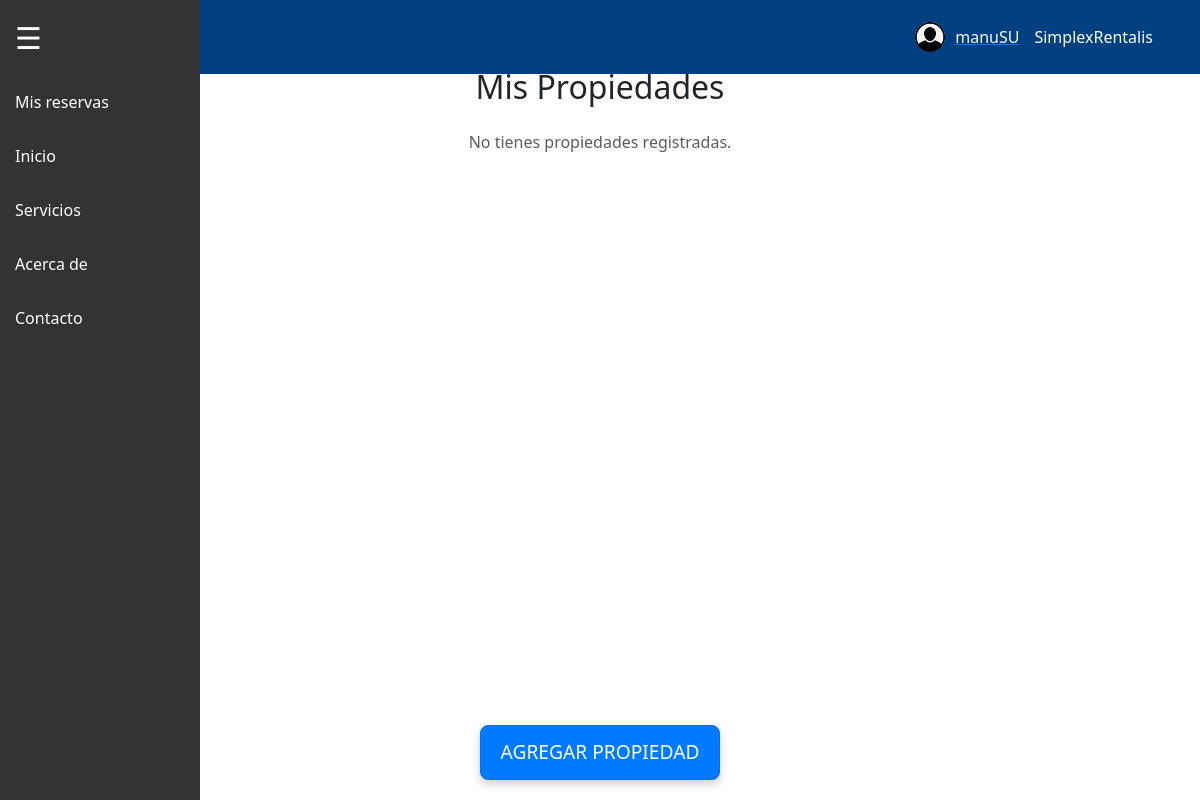
/mis_propiedades/ (signed in), run on an earlier commit of the app's database.
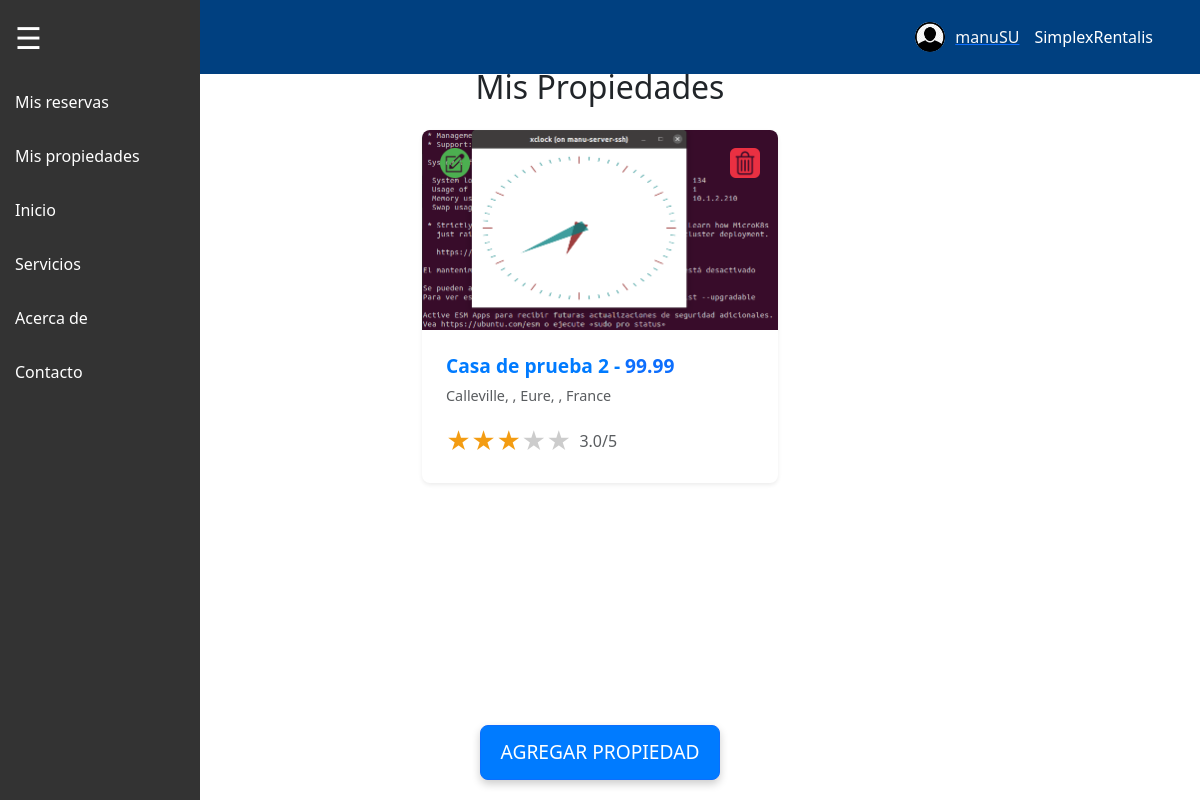
And on a later commit of the database.
### SimplexRentalisAPP/models.py (models this page shows, shortened)
class User(AbstractUser):
    email = models.EmailField(unique=True, max_length=254)
    telefono = models.CharField(unique=True, max_length=15, blank=True, null=True)
    fecha_nacimiento = models.DateField(null=True, blank=True)
    genero = models.CharField(
        max_length=10,
        choices=[('masculino', 'Masculino'), ('femenino', 'Femenino'), ('otro', 'Otro')],
        blank=True,
        null=True
    )
    avatar = models.ImageField(
        upload_to='avatars/',
        null=True,
        blank=True,
        default='defaults/default_avatar.png'  # Ruta del avatar por defecto
    )
    es_propietario = models.BooleanField(default=False)
    ultimo_acceso = models.DateTimeField(null=True, blank=True)
    groups = models.ManyToManyField(
        'auth.Group',
        related_name='custom_user_groups',
        blank=True
    )
    user_permissions = models.ManyToManyField(
        'auth.Permission',
        related_name='custom_user_permissions',
        blank=True
    )

class Propiedades(models.Model):
    id = models.AutoField(primary_key=True)
    nombre = models.CharField(max_length=100, blank=False, null=False)
    descripcion = models.TextField(max_length=3000, blank=True, null=True)
    direccion = models.CharField(max_length=300, blank=False, null=False)
    precio_noche = MoneyField(max_digits=10, decimal_places=2, blank=False, null=False, default_currency='EUR')
    propietario = models.ForeignKey('User', on_delete=models.CASCADE, related_name='propiedades', blank=False, null=False)
    calificacion = models.DecimalField(
        default=3.0,
        blank=False,
        null=False,
        max_digits=3,
        validators=[MinValueValidator(1), MaxValueValidator(5)],
        decimal_places=1
    )
    permite_mascotas = models.BooleanField(default=False)
    en_mantenimiento = models.BooleanField(default=False)
    capacidad_maxima = models.IntegerField(default=1, blank=False, null=False)
    cantidad_banos = models.IntegerField(default=1, blank=False, null=False)
    cantidad_dormitorios = models.IntegerField(default=1, blank=False, null=False)
    galeria = models.ForeignKey('Galeria', on_delete=models.CASCADE, related_name='propiedades_galeria', blank=True, null=True)
    class Meta:
        constraints = [
            models.UniqueConstraint(fields=['direccion', 'propietario'], name='unique_direccion_propietario')
        ]

class Galeria(models.Model):
    id = models.AutoField(primary_key=True)
    propiedad = models.ForeignKey('Propiedades', related_name='gallery_images', on_delete=models.CASCADE)
    imagen = models.ImageField(upload_to='propiedades/', null=False, blank=False)
    descripcion = models.CharField(max_length=255, blank=True, null=True)
    portada = models.BooleanField(default=False)  # Si es la imagen principal de la propiedad
    class Meta:
        verbose_name = 'Imagen de la propiedad'
        verbose_name_plural = 'Galería de imágenes de las propiedades'

### SimplexRentalisAPP/views.py (the view)
# urls.py: path('mis_propiedades/', views.propiedades_usuario, name='propiedades_usuario'),
@login_required
def propiedades_usuario(request):
    propiedades = Propiedades.objects.filter(propietario=request.user)
    estrellas = range(1, 6)
    for propiedad in propiedades:
        portada = propiedad.gallery_images.filter(portada=True).first()
        if not portada:
            portada = propiedad.gallery_images.first()
        propiedad.portada = portada
    return render(request, 'SimplexRentalisAPP/propiedades_usuario.html', {
        'propiedades': propiedades
    })

### SimplexRentalisAPP/templates/SimplexRentalisAPP/propiedades_usuario.html (shortened to what this page needs)
{% extends 'base.html' %}
{% load static %}
{% block content %}
<div class="container mt-5">
    <div class="position-relative mb-4">
        <h2 class="text-center m-0">Mis Propiedades</h2>
    </div>
    <div class="row justify-content-center">
        {% if propiedades %}
            {% for propiedad in propiedades %}
            <div class="col-12 col-md-6 col-lg-4 mb-4 d-flex align-items-stretch">
                <div class="propiedad-card-wrapper position-relative">
                    <div class="card-buttons">
                        <a href="{% url 'editar_propiedad' propiedad.pk %}" class="btn btn-edit">
                            <img src="{% static 'defaults/boton-editar.png' %}" alt="Editar" class="img-fluid">
                        </a>
                        <a href="javascript:void(0);" class="btn btn-delete" data-bs-toggle="modal" data-bs-target="#deletePropertyModal" data-property-id="{{ propiedad.pk }}" data-url="{% url 'eliminar_propiedad' pk=propiedad.pk %}">
                            <img src="{% static 'defaults/boton-eliminar.png' %}" alt="Eliminar" class="img-fluid">
                        </a>
                    </div>
                    <a href="{% url 'propiedad_detallada' propiedad.pk %}" class="text-decoration-none">
                        <div class="card shadow-sm border-0 rounded-3 overflow-hidden">
                            <div class="card-image">
                                {% if propiedad.portada %}
                                    <img src="{{ propiedad.portada.imagen.url }}" class="img-fluid rounded-top" alt="Imagen de {{ propiedad.nombre }}">
                                {% else %}
                                    <div class="no-imagen d-flex justify-content-center align-items-center bg-light" style="height: 200px;">
                                        <p class="text-muted">No hay imagen disponible.</p>
                                    </div>
                                {% endif %}
                            </div>
                            <div class="card-body p-4">
                                <h5 class="card-title">{{ propiedad.nombre }} - <span class="text-primary">{{ propiedad.precio_noche }}</span></h5>
                                <p class="card-text text-muted">{{ propiedad.direccion }}</p>
                                <div class="d-flex align-items-center">
                                    <div class="rating-stars">
                                        <span class="star {% if propiedad.calificacion >= 1 %}filled{% endif %}">★</span>
                                        <span class="star {% if propiedad.calificacion >= 2 %}filled{% endif %}">★</span>
                                        <span class="star {% if propiedad.calificacion >= 3 %}filled{% endif %}">★</span>
                                        <span class="star {% if propiedad.calificacion >= 4 %}filled{% endif %}">★</span>
                                        <span class="star {% if propiedad.calificacion >= 5 %}filled{% endif %}">★</span>
                                    </div>
                                    <span class="text-muted ms-2">{{ propiedad.calificacion|default:"-" }}/5</span>
                                </div>
                            </div>
                        </div>
                    </a>
                </div>
            </div>
            {% endfor %}
        {% else %}
            <p class="text-center text-muted">No tienes propiedades registradas.</p>
        {% endif %}
    </div>
</div>
<div class="position-fixed w-100" style="bottom: 20px; left: 50%; transform: translateX(-50%); text-align: center;">
    <a href="{% url 'agregar_propiedad' %}" class="btn btn-primary btn-agregar">
        Agregar Propiedad
    </a>
</div>
{% endblock %}

### SimplexRentalisAPP/templates/base.html (shortened to what this page needs)
<!DOCTYPE html>
<html lang="es">
<head>
  {% load static %}
  <link href="https://cdn.jsdelivr.net/npm/bootstrap@5.3.0-alpha3/dist/css/bootstrap.min.css" rel="stylesheet">
  <link rel="stylesheet" href="{% static 'css/style.css' %}">
</head>
<body>
  <div id="menu">
    <span class="hamburguesa">&#9776;</span>
    <a href="#" class="menu-item">Mis reservas</a>
    {% if user.es_propietario %}
        <a href="/mis_propiedades/" class="menu-item">Mis propiedades</a>
    {% endif %}
    <a href="#" class="menu-item">Inicio</a>
    <a href="#" class="menu-item">Servicios</a>
    <a href="#" class="menu-item">Acerca de</a>
    <a href="#" class="menu-item">Contacto</a>
  </div>
  <div class="navbar">
    <div class="container-fluid">
      <div id="userMenu" class="position-relative">
        {% if user.is_authenticated %}
        <a href="#" class="d-flex align-items-center" id="userDropdown" data-bs-toggle="dropdown" aria-expanded="false">
          {% if user.avatar %}
              <img src="{{ user.avatar.url }}" alt="Avatar" class="rounded-circle" style="width: 30px; height: 30px; margin-right: 10px;">
          {% else %}
              <img src="/media/defaults/default_avatar.png" alt="Avatar" class="rounded-circle" style="width: 30px; height: 30px; margin-right: 10px;">
          {% endif %}
          <span class="text-light">{{ user.username }}</span>
        </a>
        {% else %}
        <button class="btn btn-outline-light btn-login" data-bs-toggle="modal" data-bs-target="#loginModal">Iniciar Sesión</button>
        {% endif %}
      </div>
      <a href="/" class="menu-item">SimplexRentalis</a>
    </div>
  </div>
  <div id="main-content">
    {% block content %}
    {% endblock %}
  </div>
</body>
</html>

### static/css/style.css (style rules this page uses)
#menu { position: fixed; left: 0; top: 0; height: 100%; width: 60px; background-color: #333; transition: width 0.3s; overflow-x: hidden; z-index: 1000; }
#menu .menu-item { visibility: hidden; opacity: 0; transition: opacity 0.3s, visibility 0.3s; }
.menu-item { padding: 15px; color: white; text-align: left; text-decoration: none; display: block; white-space: nowrap; }
.navbar { position: fixed; top: 0; left: 0; width: 100%; background-color: #004080; color: white; z-index: 900; padding: 10px 20px; }
.navbar .container-fluid { display: flex; justify-content: flex-end; }
#main-content { margin-left: 60px; margin-top: 60px; padding: 20px; }
.hamburguesa { font-size: 30px; color: white; padding: 15px; display: block; cursor: pointer; }
.col-12.col-md-6.col-lg-4 { display: flex; flex-direction: column; }
.row.justify-content-center { display: flex; justify-content: center; }
#main-content { max-width: 1200px; margin: auto; padding: 20px; }
.btn { background-color: #007bff; color: white; padding: 10px 20px; border-radius: 5px; text-decoration: none; }
.d-flex { display: flex; align-items: center; }
.d-flex .btn { flex-shrink: 0; }
.card-body { padding: 20px; color: #333; flex-grow: 1; display: flex; flex-direction: column; justify-content: space-between; }
.card-title { font-size: 1.2rem; font-weight: bold; color: #007bff; }
.card-text { color: #666; font-size: 0.9rem; }
.card-image { height: 200px; overflow: hidden; }
.card-image img { width: 100%; height: 100%; object-fit: cover; }
.btn-agregar { padding: 15px 30px; font-size: 1.2rem; z-index: 1100; border-radius: 50px; background-color: #007bff; color: white; box-shadow: 0 4px 8px rgba(0, 0, 0, 0.2); transition: background-color 0.3s ease, transform 0.2s ease; }
.position-fixed { text-align: center; width: 100%; bottom: 20px; left: 50%; transform: translateX(-50%); }
.btn-primary { background-color: #007bff; border-radius: 8px; padding: 12px 20px; text-transform: uppercase; transition: background-color 0.3s ease; }
.card-buttons { position: absolute; top: 10px; left: 10px; right: 10px; display: flex; justify-content: space-between; width: calc(100% - 20px); z-index: 10; }
.btn-edit { background-color: transparent; border: none; padding: 8px; display: flex; justify-content: center; align-items: center; cursor: pointer; }
.btn-edit img { width: 30px; height: 30px; }
.btn-delete { background-color: transparent; border: none; padding: 8px; display: flex; justify-content: center; align-items: center; cursor: pointer; }
.btn-delete img { width: 30px; height: 30px; }
.rating-stars { display: flex; }
.star { font-size: 1.5rem; color: #ccc; }
.star.filled { color: #f39c12; }

What changed in the data, as far as the page shows it:
changed User "manuSU": es_propietario False → True (drawn)
added Propiedades: portada.imagen (picture), nombre "Casa de prueba 2", precio_noche "99.99", direccion "Calleville, , Eure, , France", calificacion "3.0"
Also different on the page:
text no longer shown: "No tienes propiedades registradas."
text now shown: "Mis propiedades"
